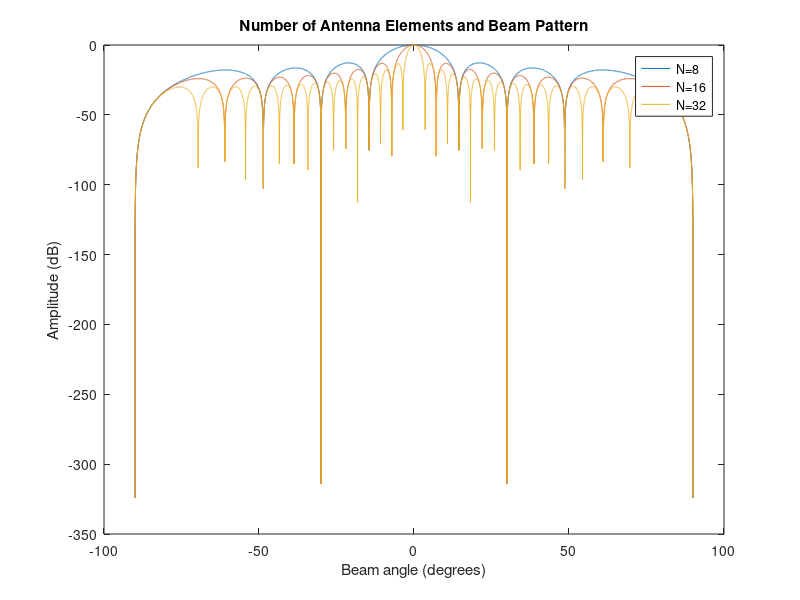
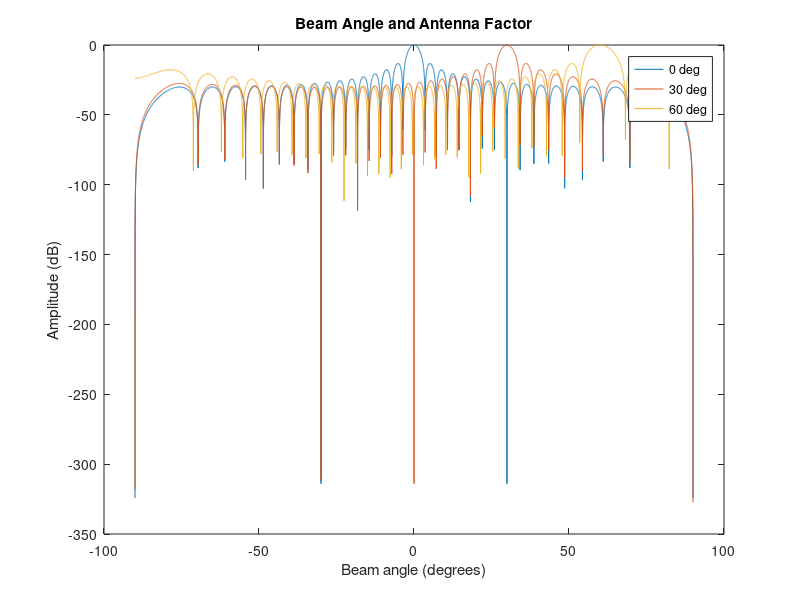

Write MATLAB code to recreate these figures, in order.
################################################################################
# REFERENCE
# https://www.mwrf.com/technologies/systems/article/21138412/phasedarray-antenna-patterns-part-2lineararray-beam-characteristics-and-array-factor
#
# What can be interpreted from this graph?
# 1. The first sidelobe is -13dBc regardless of the number of antenna elements.
#    This is due to the sinc function in the equation.
# 2. Beamwidth becomes sharper as the number of antenna elements increase.
#    This goes for both its main lobe and its sidelobes.
# 3. Sidelobes have increasing beamwidth as it moves farther from the main lobe.
# 4. Sidelobes decreases amplitude as it moves farther from the main lobe.
################################################################################

# Parameters
N = [8 16 32]'; # number of antenna elements (AE)
d_lambda = 0.5; # quarter wavelength AE spacing
beam_angle = 0; # electrical boresight
theta = -90:1/100:90; # mechanical boresight

# Calculation
theta_rad = theta * pi/180;
beam_angle_rad = beam_angle * pi/180;

AF_num = sin(N * pi * d_lambda * (sin(theta_rad) - sin(beam_angle_rad)));
AF_denum = N * sin(pi * d_lambda * (sin(theta_rad) - sin(beam_angle_rad)));
AF_dB = 20*log10(AF_num./AF_denum);

# Plot
figure;
plot(theta, AF_dB);
title('Number of Antenna Elements and Beam Pattern')
legend('N=8', 'N=16', 'N=32')
xlabel('Beam angle (degrees)')
ylabel('Amplitude (dB)')

#### Another case where beam angle is shifted

# Parameters
N = 32;
d_lambda = 0.5;
beam_angle = [0 30 60]';
theta = -90:1/100:90;

# Calculation
theta_rad = theta * pi/180;
beam_angle_rad = beam_angle * pi/180;

AF_num = sin(N * pi * d_lambda * (sin(theta_rad) - sin(beam_angle_rad)));
AF_denum = N * sin(pi * d_lambda * (sin(theta_rad) - sin(beam_angle_rad)));
AF_dB = 20*log10(AF_num./AF_denum);

# Plot
figure;
plot(theta, AF_dB);
title('Beam Angle and Antenna Factor')
legend('0 deg', '30 deg', '60 deg')
xlabel('Beam angle (degrees)')
ylabel('Amplitude (dB)')